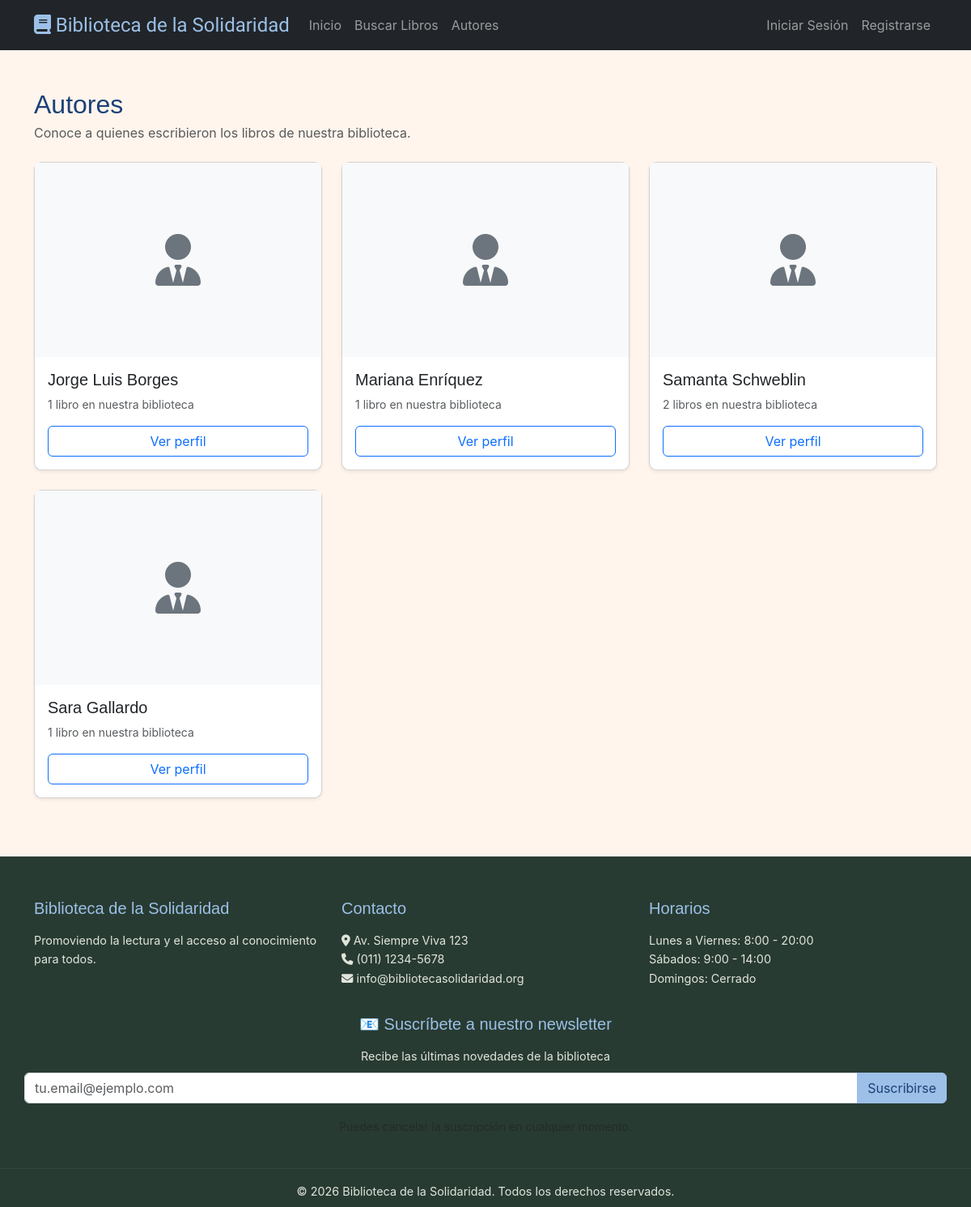
Page /books/authors/ on the earlier database version.
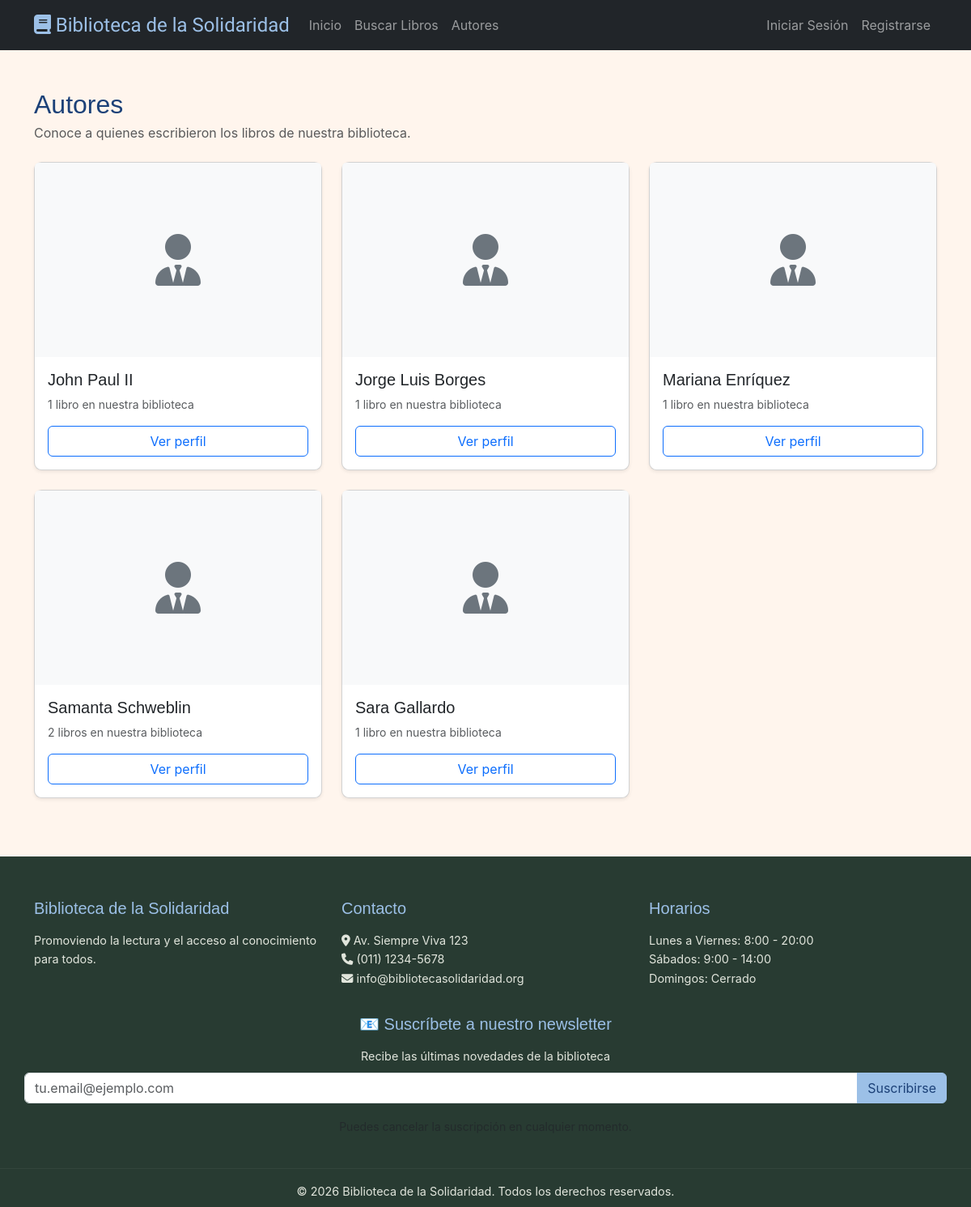
Same page on the later database version.
### apps/books/models.py (models this page shows, shortened)
class Author(models.Model):
    name = models.CharField(max_length=255, unique=True, db_index=True)
    openlibrary_id = models.CharField(
        max_length=100, unique=True, blank=True, null=True
    )
    biography = models.TextField(blank=True)
    class Meta:
        db_table = 'authors'
        verbose_name = 'Autor'
        verbose_name_plural = 'Autores'
        indexes = [
            models.Index(fields=['name']),
            models.Index(fields=['openlibrary_id']),
        ]

### apps/books/views.py (the view)
# urls.py: path('authors/', AuthorListView.as_view(), name='author_list'),
class AuthorListView(ListView):
    model = Author
    template_name = 'books/author_list.html'
    context_object_name = 'authors'
    paginate_by = 30
    def get_queryset(self):
        return Author.objects.annotate(
            books_count=Count('books')
        ).order_by('name')
    def get_context_data(self, **kwargs):
        ctx = super().get_context_data(**kwargs)
        page_authors = ctx['authors']
        OpenLibraryService.attach_author_profiles(page_authors)
        return ctx

### apps/books/services.py (called while the page is built)
    @staticmethod
    def attach_author_profiles(authors):
        for author in authors:
            author.openlibrary_profile = OpenLibraryService.get_author_profile(
                author.name,
                author.openlibrary_id or '',
            )
        return authors

### templates/books/author_list.html (shortened to what this page needs)
{% extends 'base.html' %}
{% block content %}
<div class="container py-5">
    <div class="d-flex justify-content-between align-items-center mb-4">
        <div>
            <h1 class="h2 mb-1">Autores</h1>
            <p class="text-muted mb-0">Conoce a quienes escribieron los libros de nuestra biblioteca.</p>
        </div>
    </div>
    <div class="row g-4">
        {% for author in authors %}
        <div class="col-sm-6 col-lg-4">
            <article class="card h-100 shadow-sm">
                {% if author.openlibrary_profile.photo_url %}
                <img src="{{ author.openlibrary_profile.photo_url }}" class="card-img-top"
                    alt="Foto de {{ author.name }}" style="height: 240px; object-fit: cover;" loading="lazy">
                {% else %}
                <div class="card-img-top bg-light d-flex align-items-center justify-content-center"
                    style="height: 240px;">
                    <i class="fas fa-user-tie fa-4x text-secondary" aria-hidden="true"></i>
                </div>
                {% endif %}
                <div class="card-body d-flex flex-column">
                    <h2 class="h5 card-title">{{ author.name }}</h2>
                    <p class="small text-muted">{{ author.books_count }} libro{{ author.books_count|pluralize:"s" }} en nuestra biblioteca</p>
                    <a href="{% url 'author_detail' author.pk %}" class="btn btn-outline-primary mt-auto">
                        Ver perfil
                    </a>
                </div>
            </article>
        </div>
        {% empty %}
        <div class="col-12">
            <div class="alert alert-info mb-0">Todavía no hay autores cargados en el catálogo.</div>
        </div>
        {% endfor %}
    </div>
</div>
{% endblock %}

Differences in the rows shown:
added Author: name "John Paul II", books_count "1"
